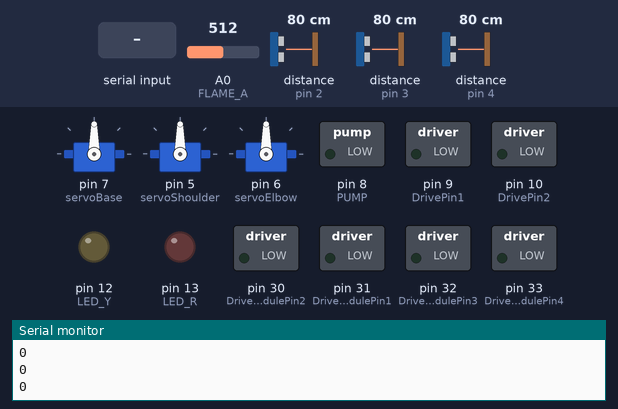
Bench run of a sketch on a simulated Arduino Mega 2560, built with avr-gcc and run on an emulated ATmega2560. Shown: 3 × servo, switched loads named in the sketch (green lamp = pin HIGH), output pins drawn as LEDs (lit = HIGH), the last lines printed to the serial monitor. Wiring (inferred from the names in the program): ultrasonic range finder: trigger pin 24; echo pin 3. Dashed ring = blinking. The test bench sets the inputs (shaded band); at power-on: distance to the obstacle (sensors on pin 2, pin 3, pin 4) 80 cm, A0 (FLAME_A) = 512. The echo pulse lasts 58.3 µs per cm; pins used as bus, display or sensor lines are not drawn.

Above: at 1.2 s.
1.3 s: "1" received over the second serial link
At 1.8 s:
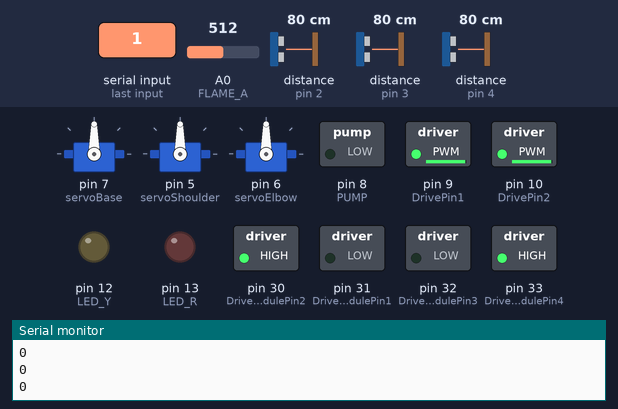
4.3 s: distance to the obstacle (sensor on pin 2) set to 2 cm
At 4.53 s:
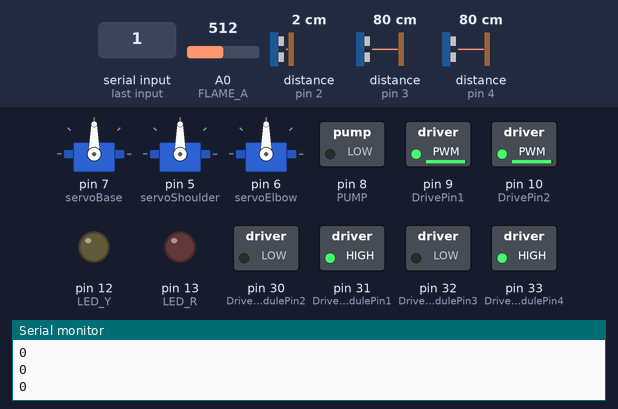
7.3 s: A0 (FLAME_A) set to 491
At 8.6 s:
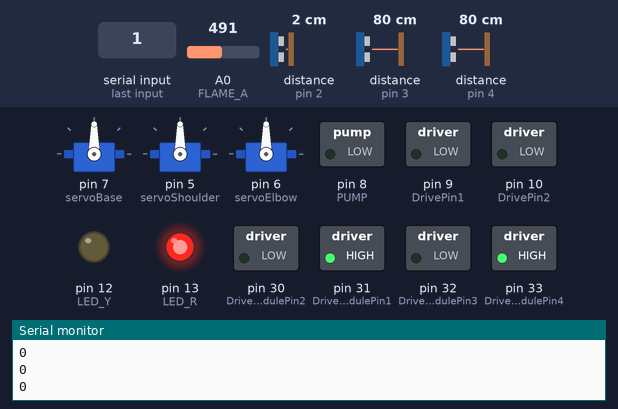
8.9 s: distance to the obstacle (sensor on pin 3) set to 2 cm
At 9.11 s:
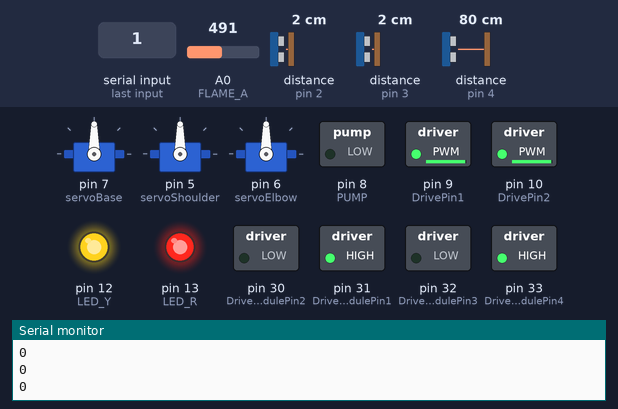
11.9 s: "w" received over the second serial link
At 12.16 s:
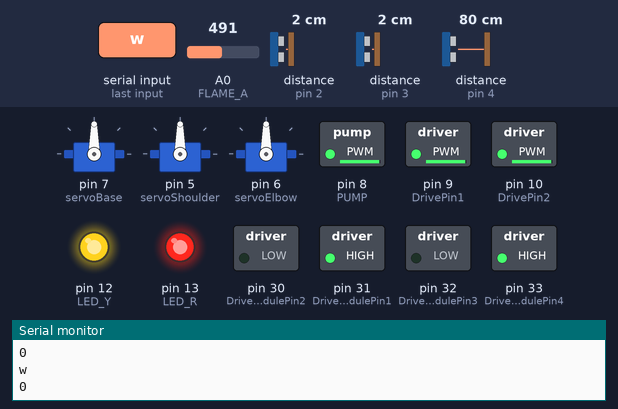
14.9 s: distance to the obstacle (sensor on pin 2) set to 35 cm
Timing chart, 0 to 18.9 s (numbered marks = the images above; inputs shaded):
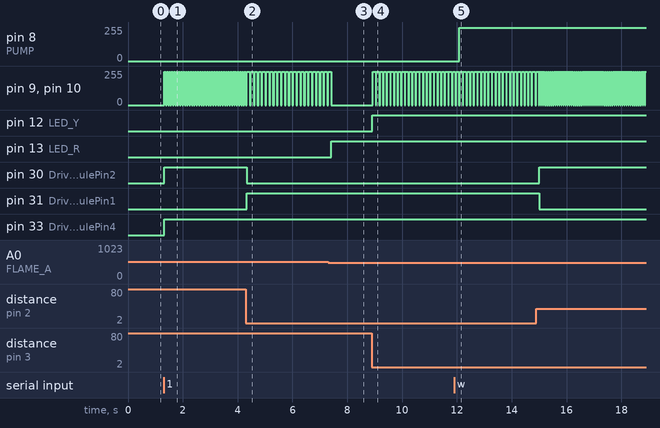

The sketch:

Arduino_Project2018.ino
```cpp
/*
This program is made for school arduino project.
Written by KIM BEOMGI, HWANG SUJEONG from Gachon University.
Last update in 2018.DEC
*/
```

Arduino_Project2018.cpp
```cpp
#include"Arduino_Project2018.h"
#include<SoftwareSerial.h>
#include"Arduino.h"
#include"communication.h"
#include"action.h"
#include"driving.h"

char mode = '0';
char c = '0';
int servoBaseP = 0;
int servoShoulderP=0;
int servoElbowP=0;

void setup()
{
    // communication with the host computer
    Serial.begin(9600);
    Serial1.begin(9600);
    pinMode(TRIG, OUTPUT);
    pinMode(ECHO, INPUT);
    pinMode(TRIG_L, OUTPUT);
    pinMode(ECHO_L, INPUT);
    pinMode(TRIG_R, OUTPUT);
    pinMode(ECHO_R, INPUT);

    pinMode(5, OUTPUT);
    pinMode(6, OUTPUT);
    pinMode(7, OUTPUT);

    pinMode(DriveModulePin1, OUTPUT);
    pinMode(DriveModulePin2, OUTPUT);
    pinMode(DriveModulePin3, OUTPUT);
    pinMode(DriveModulePin4, OUTPUT);
    pinMode(PUMP, OUTPUT);
    pinMode(FLAME_D, INPUT);
    pinMode(pinSpeaker, OUTPUT);
}

void loop()
{
  c = takeSerial1Char();
  if(c=='1' && mode == '0') {
    mode = '1';
  }
  else if(c=='1' && mode == '1') {
    mode = '0';
  }

  if(mode == '0') {
    remoteDriving(c);
  }
  else if(mode == '1') {
    selfDriving();
  }

  if(c == 'w') {
    sprayingWater(250);
  }
  else if(c=='n') {
    sprayingWater(0);
  }
  else {
    robotArm(c);
  }

  checkFlameSensor();

  int distance = checkDistance(TRIG_L, ECHO_L);


  if (distance<25) {
    analogWrite(LED_Y, 255);
  }
  else {
    analogWrite(LED_Y, 0);
  }
  delay(10);
}
```

Arduino_Project2018.h
```cpp
#define TRIG 22
#define ECHO 2
#define TRIG_L 24
#define ECHO_L 3
#define TRIG_R 26
#define ECHO_R 4

#define PUMP 8
#define FLAME_A A0
#define FLAME_D 38
#define pinSpeaker 2

#define DrivePin1 9
#define DrivePin2 10
#define DriveModulePin1 31
#define DriveModulePin2 30
#define DriveModulePin3 32
#define DriveModulePin4 33

#define LED_R 13
#define LED_Y 12
```

action.cpp
```cpp
// this is about action of robot
#include"Arduino.h"
#include"Arduino_Project2018.h"
#include<Servo.h>

Servo servoBase;
Servo servoShoulder;
Servo servoElbow;

extern int servoBaseP;
extern int servoShoulderP;
extern int servoElbowP;

void sprayingWater(int input) {
    digitalWrite(36, HIGH);
    digitalWrite(37, LOW);
    analogWrite(PUMP, input);
}

void playTone(long duration, int freq) {
  duration *= 1000;
  int period = (1.0 / freq) * 1000000;
  long elapsed_time = 0;
  while (elapsed_time < duration) {
    digitalWrite(pinSpeaker,HIGH);
    delayMicroseconds(period / 2);
    digitalWrite(pinSpeaker, LOW);
    delayMicroseconds(period / 2);
    elapsed_time += (period);
  }
}

void robotArm(char input) {
    servoBase.attach(7);
    servoShoulder.attach(5);
    servoElbow.attach(6);

    if(input == '3') {
        servoShoulderP += 5;
        servoShoulder.write(servoShoulderP);
        delay(15);
    } else if(input == '4') {
        servoShoulderP -= 5;
        servoShoulder.write(servoShoulderP);
        delay(15);
    }
    else if(input == '5') {
        servoElbowP += 5;
        servoElbow.write(servoElbowP);
        delay(15);
    }
    else if(input == '6') {
        servoElbowP -= 5;
        servoElbow.write(servoElbowP);
        delay(15);
    }
    else if(input == '7') {
        servoBaseP += 5;
        servoBase.write(servoBaseP);
    }
    else if(input == '8') {
        servoBaseP -= 5;
        servoBase.write(servoBaseP);
        delay(15);
    }
}
```

action.h
```cpp
//action.hfor action.cpp

void sprayingWater(int input);
void robotArm(char input);
void playTone(long duration, int freq);
```

communication.cpp
```cpp
#include"communication.h"
#include"Arduino_Project2018.h"
#include"Arduino.h"
#include<SoftwareSerial.h>

char takeSerial1Char() {
  char readData = '0';
  if(Serial1.available()>0) {
    readData = Serial1.read();
  }
  Serial.println(readData);
  return readData;
}

int checkDistance(int trig, int echo) {
  digitalWrite(trig, LOW);
  digitalWrite(echo, LOW);
  delayMicroseconds(2);
  digitalWrite(trig, HIGH);
  delayMicroseconds(10);
  digitalWrite(trig, LOW);

  return (pulseIn(echo,HIGH) * 0.017);
}

int checkFlameSensor() {
  int val = analogRead(FLAME_A);
  if(val < 500) {
    analogWrite(LED_R, 255);
    analogWrite(pinSpeaker, 150);
  }
  else if(val > 500) {
    analogWrite(LED_R, 0);
    analogWrite(pinSpeaker, 0);
  }
  return val;
}
```

communication.h
```cpp
//Delcare about communicating with device

char takeSerial1Char();
int checkDistance(int ,int);
int checkFlameSensor();
```

driving.cpp
```cpp
#include"Arduino.h"
#include"Arduino_Project2018.h"
#include"communication.h"

void movingBackward(int input_time) {
    digitalWrite(DriveModulePin1, HIGH);
    digitalWrite(DriveModulePin2, LOW);
    digitalWrite(DriveModulePin3, HIGH);
    digitalWrite(DriveModulePin4, LOW);
    analogWrite(DrivePin1, 250);
    analogWrite(DrivePin2, 250);
    delay(input_time);
}

void movingTurnLeft(int input_time) {
    digitalWrite(DriveModulePin2, HIGH);
    digitalWrite(DriveModulePin1, LOW);
    digitalWrite(DriveModulePin3, HIGH);
    digitalWrite(DriveModulePin4, LOW);
    analogWrite(DrivePin1, 250);
    analogWrite(DrivePin2, 250);
    delay(input_time);
}

void movingTurnRight(int input_time) {
    digitalWrite(DriveModulePin1, HIGH);
    digitalWrite(DriveModulePin2, LOW);
    digitalWrite(DriveModulePin4, HIGH);
    digitalWrite(DriveModulePin3, LOW);
    analogWrite(DrivePin1, 250);
    analogWrite(DrivePin2, 250);
    delay(input_time);
}

void movingFoward(int input_time) {
    digitalWrite(DriveModulePin2, HIGH);
    digitalWrite(DriveModulePin1, LOW);
    digitalWrite(DriveModulePin4, HIGH);
    digitalWrite(DriveModulePin3, LOW);
    analogWrite(DrivePin1, 250);
    analogWrite(DrivePin2, 250);
    delay(input_time);
}

void movingStop(int input_time) {
    analogWrite(DrivePin1, 0);
    analogWrite(DrivePin2, 0);
    delay(input_time);
}

int selfDriving() {
    int distance = checkDistance(TRIG ,ECHO);
    int distance_l = checkDistance(TRIG_L ,ECHO_L);
    int distance_r = checkDistance(TRIG_R, ECHO_R);

    if(distance > 30) {
        movingFoward(50);
    }
    else if(distance < 30) {
        movingStop(10);
        if(distance_l>distance_r) {
            movingTurnLeft(100);
        }
        else if(distance_l<distance_r) {
            movingTurnRight(100);
        }
    }
    movingStop(5);
    return 0;
}

int remoteDriving(char input) {

    if(input == 'f') {
    movingFoward(20);
    }
    else if(input == 'l') {
    movingTurnLeft(20);
    }
    else if(input == 'r') {
    movingTurnRight(20);
    }
    else if(input == 'b') {
    movingBackward(20);
    }
    else if(input == 's') {
    movingStop(20);
    }
    delay(20);
    return 0;
}
```

driving.h
```cpp
//about driving fuction

void movingFoward(int input_time);
void movingTurnLeft(int input_time);
void movingTurnRight(int input_time);
void movingBackward(int input_time);
void movingStop(int input_time);

int selfDriving();
int remoteDriving(char input);
```

Measured:
- the behaviour switches between 500 and 499 on A0 (FLAME_A) (found by bisection; images 2 and 3)
- after the input at 1.3 s, pin 9 (DrivePin1), pin 10 (DrivePin2): alternates 250/255 for 0.05 s and 0/255 for 0.04 s, starting at once; pin 30 (DriveModulePin2), pin 33 (DriveModulePin4): LOW → HIGH at once
- after the input at 4.3 s, pin 9 (DrivePin1), pin 10 (DrivePin2): alternates 250/255 for 0.10 s and 0/255 for 0.04 s, starting after 0.14 s; pin 30 (DriveModulePin2): HIGH → LOW at once; pin 31 (DriveModulePin1): LOW → HIGH at once
- after the input at 7.3 s, pin 9 (DrivePin1), pin 10 (DrivePin2): goes on until 7.4 s, then stays 0/255; pin 13 (LED_R): LOW → HIGH after 0.11 s
- after the input at 8.9 s, pin 9 (DrivePin1), pin 10 (DrivePin2): alternates 250/255 for 0.10 s and 0/255 for 0.03 s, starting at once; pin 12 (LED_Y): LOW → HIGH at once
- after the input at 11.9 s, pin 8 (PUMP): 0/255 → 250/255 after 0.18 s
- after the input at 14.9 s, pin 9 (DrivePin1), pin 10 (DrivePin2): alternates 250/255 for 0.05 s and 0/255 for 0.02 s, starting after 0.16 s; pin 30 (DriveModulePin2): LOW → HIGH after 0.11 s; pin 31 (DriveModulePin1): HIGH → LOW after 0.11 s
